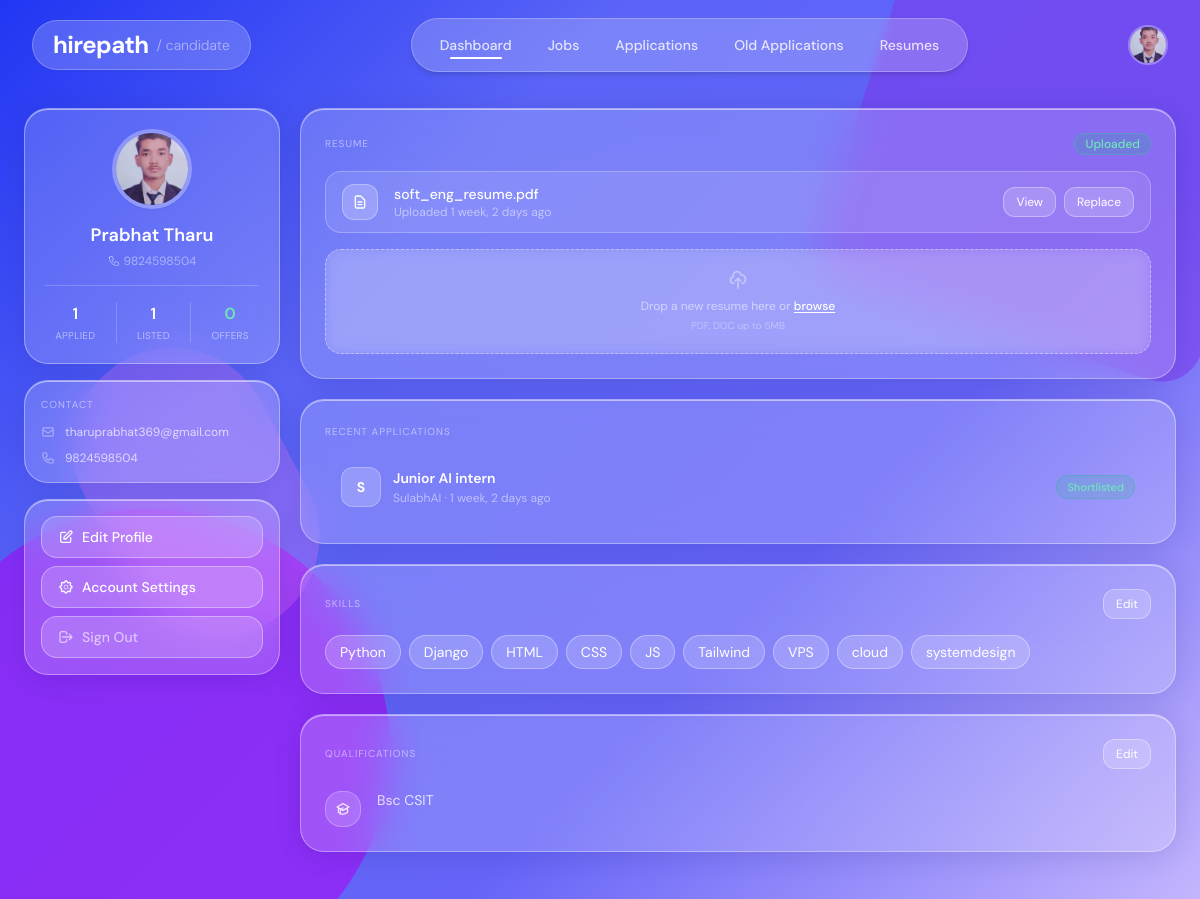
The app's page /dashboard/candidate/ (signed in), older data.
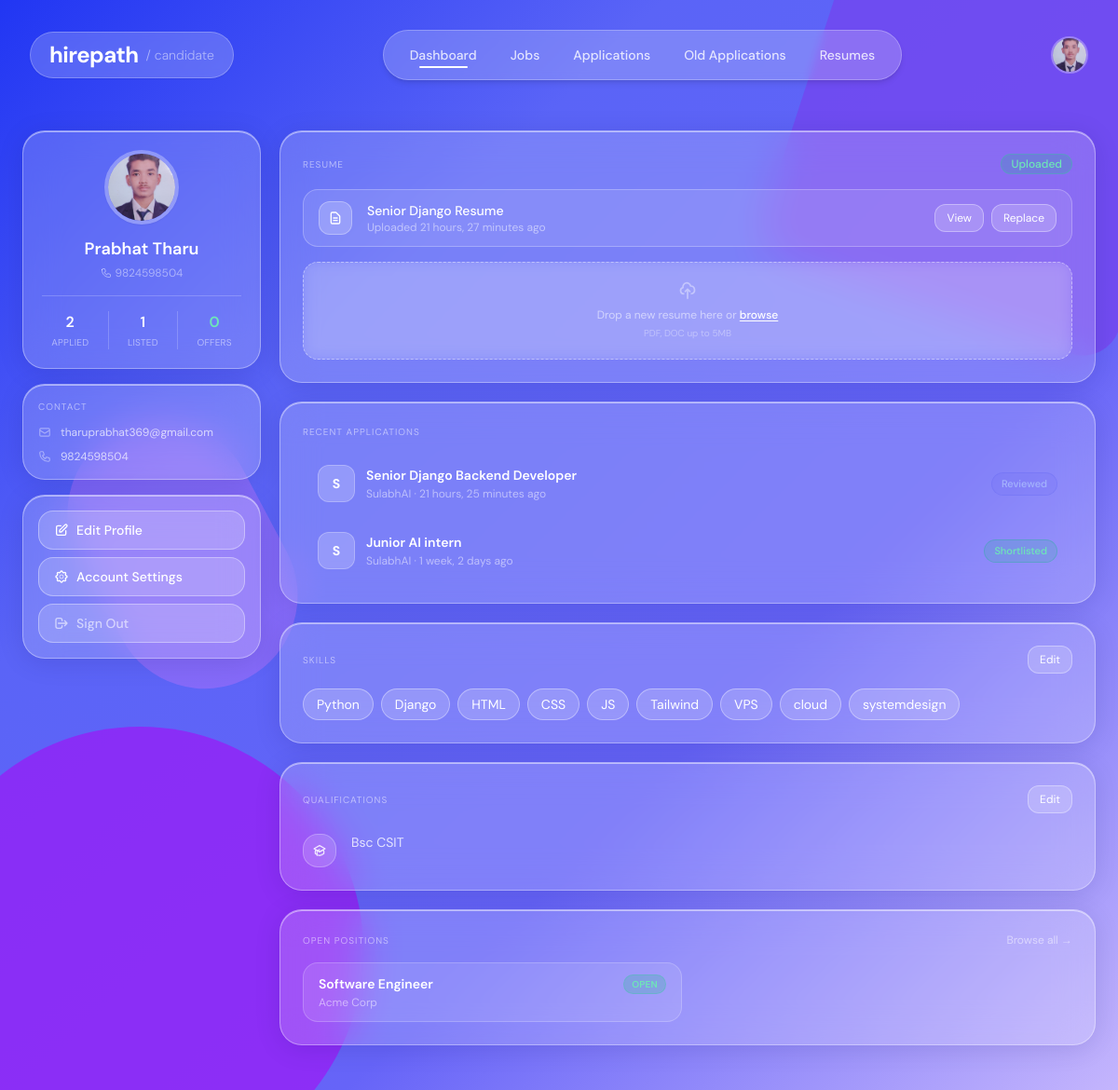
The same page, newer data.
### applications/models.py (models this page shows, shortened)
class Resume(models.Model):
    candidate   = models.ForeignKey(
                    'accounts.CandidateProfile',
                    on_delete=models.CASCADE,
                    related_name="resumes",
                  )
    file        = models.FileField(upload_to="resumes/")
    label       = models.CharField(
                    max_length=100, blank=True,
                    help_text="Optional label, e.g. 'Software Engineer Resume v2'",
                  )
    uploaded_at = models.DateTimeField(auto_now_add=True)
    is_default  = models.BooleanField(default=False)
    class Meta:
        ordering = ["-uploaded_at"]
    @property
    def filename(self):
        return self.file.name.split("/")[-1]

class Application(models.Model):
    class Status(models.TextChoices):
        PENDING     = "pending",     "Pending Review"
        REVIEWED    = "reviewed",    "Reviewed"
        SHORTLISTED = "shortlisted", "Shortlisted"
        REJECTED    = "rejected",    "Rejected"
        HIRED       = "hired",       "Hired"
        WITHDRAWN   = "withdrawn",   "Withdrawn"   # ← was missing, caused 3 view crashes
    candidate    = models.ForeignKey(
                     'accounts.CandidateProfile',
                     on_delete=models.CASCADE,
                     related_name="applications",
                   )
    job          = models.ForeignKey(
                     'jobs.Job',
                     on_delete=models.CASCADE,
                     related_name="applications",
                   )
    resume       = models.ForeignKey(
                     Resume,
                     on_delete=models.SET_NULL,
                     null=True,
                     related_name="applications",
                   )
    cover_letter  = models.TextField(blank=True, help_text="Optional cover letter")
    match_score   = models.FloatField(default=0)
    status        = models.CharField(
                      max_length=20,
                      choices=Status.choices,
                      default=Status.PENDING,
                    )
    company_note  = models.TextField(blank=True)
    score_notes   = models.TextField(blank=True)
    status_note   = models.TextField(blank=True, help_text="Internal note visible to company only")
    applied_at    = models.DateTimeField(auto_now_add=True)
    updated_at    = models.DateTimeField(auto_now=True)
    class Meta:
        constraints = [
            models.UniqueConstraint(fields=["candidate", "job"], name="unique_application")
        ]
        ordering = ["-match_score", "-applied_at"]

### jobs/models.py (models this page shows, shortened)
class Job(models.Model):
    class JobType(models.TextChoices):
        FULL_TIME  = "full_time",  "Full-time"
        PART_TIME  = "part_time",  "Part-time"
        CONTRACT   = "contract",   "Contract"
        INTERNSHIP = "internship", "Internship"
        REMOTE     = "remote",     "Remote"
        HYBRID     = "hybrid",     "Hybrid"
    class Status(models.TextChoices):
        OPEN   = "open",   "Open"
        CLOSED = "closed", "Closed"
        DRAFT  = "draft",  "Draft"
    class QualificationLevel(models.TextChoices):
        ANY      = "",         "Any / Not specified"
        DIPLOMA  = "diploma",  "Diploma"
        BACHELOR = "bachelor", "Bachelor's Degree"
        MASTER   = "master",   "Master's Degree"
        PHD      = "phd",      "PhD / Doctorate"
    company          = models.ForeignKey(
                         CompanyProfile,
                         on_delete=models.CASCADE,
                         related_name="jobs"
                       )
    title            = models.CharField(max_length=255)
    description      = models.TextField()
    requirements     = models.TextField(blank=True, help_text="Detailed role requirements")
    responsibilities = models.TextField(blank=True, help_text="Key responsibilities")
    experience_required    = models.IntegerField(
                               default=0,
                               help_text="Minimum years of experience required"
                             )
    qualification_required = models.CharField(
                               max_length=20,
                               choices=QualificationLevel.choices,
                               default=QualificationLevel.ANY,
                               blank=True,
                               help_text="Minimum qualification level required"
                             )
    open_positions   = models.PositiveIntegerField(
                         default=1,
                         help_text="Number of open positions for this role"
                       )
    skills           = models.ManyToManyField(Skill, blank=True)
    location         = models.CharField(max_length=255, blank=True)
    job_type         = models.CharField(
                         max_length=20,
                         choices=JobType.choices,
                         default=JobType.FULL_TIME
                       )
    salary_min       = models.PositiveIntegerField(null=True, blank=True)
    salary_max       = models.PositiveIntegerField(null=True, blank=True)
    salary_currency  = models.CharField(max_length=10, default="NPR")
    status           = models.CharField(
                         max_length=10,
                         choices=Status.choices,
                         default=Status.OPEN
                       )
    deadline         = models.DateField(null=True, blank=True)
    created_at       = models.DateTimeField(auto_now_add=True)
    updated_at       = models.DateTimeField(auto_now=True)
    results_published    = models.BooleanField(default=False)
    shortlist_email_sent = models.BooleanField(default=False)
    class Meta:
        ordering = ["-created_at"]

### accounts/models.py (models this page shows, shortened)
class CompanyProfile(models.Model):
    user         = models.OneToOneField(User, on_delete=models.CASCADE)
    phone           = models.CharField(max_length=20, blank=True)
    company_name = models.CharField(max_length=255)
    description  = models.TextField()
    website      = models.URLField(blank=True, null=True)
    location     = models.CharField(max_length=255, blank=True, null=True)
    logo         = models.ImageField(upload_to='company_logos/', blank=True, null=True)

class CandidateProfile(models.Model):
    user            = models.OneToOneField(User, on_delete=models.CASCADE)
    phone           = models.CharField(max_length=20, blank=True)
    about           = models.TextField(blank=True)
    education       = models.TextField(blank=True)
    experience      = models.IntegerField(default=0)
    skills          = models.TextField(blank=True)
    profile_picture = models.ImageField(
                        upload_to='profile_pictures/',
                        blank=True,
                        null=True,
                      )

### accounts/views.py (the view)
# urls.py: path("dashboard/candidate/", views.candidate_dashboard,      name="candidate_dashboard"),
@login_required
def candidate_dashboard(request):
    candidate = CandidateProfile.objects.filter(user=request.user).first()
    if not candidate:
        return redirect('company_dashboard')
    applications = (
        Application.objects
        .filter(candidate=candidate)
        .select_related('job__company', 'resume')
        .order_by('-applied_at')
    )
    total       = applications.count()
    pending     = applications.filter(status=Application.Status.PENDING).count()
    shortlisted = applications.filter(status=Application.Status.SHORTLISTED).count()
    offered     = applications.filter(status=Application.Status.HIRED).count()
    recent_applications = (
        applications
        .exclude(status=Application.Status.WITHDRAWN)
        [:5]
    )
    recent_jobs = (
        Job.objects
        .filter(status=Job.Status.OPEN)
        .prefetch_related('skills')
        .order_by('-created_at')[:6]
    )
    skills_list = [
        s.strip()
        for s in (candidate.skills or '').split(',')
        if s.strip()
    ]
    education_list = [
        line.strip()
        for line in (candidate.education or '').splitlines()
        if line.strip()
    ]
    return render(request, 'accounts/candidate_dashboard.html', {
        'candidate':           candidate,
        'total':               total,
        'pending':             pending,
        'shortlisted':         shortlisted,
        'offered':             offered,
        'recent_applications': recent_applications,
        'recent_jobs':         recent_jobs,
        'has_resumes':         candidate.resumes.exists(),
        'skills_list':         skills_list,
        'education_list':      education_list,
    })

### jobs/context_processors.py (called while the page is built)
def to_shortlist_count(request):
    if not request.user.is_authenticated:
        return {}
    try:
        company = CompanyProfile.objects.get(user=request.user)
        count = Job.objects.filter(
            company=company,
            results_published=True,
            shortlist_email_sent=False,
        ).count()
        return {'to_shortlist_count': count}
    except CompanyProfile.DoesNotExist:
        return {}

### templates/accounts/candidate_dashboard.html (shortened to what the changed rows need)
{% extends "candidate_base.html" %}
{% block nav_avatar %}
{% if candidate.profile_picture %}
  <img src="{{ candidate.profile_picture.url }}" alt="Profile"
       class="h-10 w-10 rounded-full border-2 border-white/30 object-cover hover:opacity-90 transition-all"/>
{% endif %}
{% endblock %}
{% block main_content %}
<main class="relative z-10 max-w-7xl mx-auto px-4 md:px-6 pt-[12vh] pb-12">
  <div class="flex flex-col lg:flex-row gap-5">
    <aside class="w-full lg:w-64 flex-shrink-0 flex flex-col gap-4">
      <div class="glass rounded-3xl p-5 text-center">
        {% if candidate.profile_picture %}
        <div class="w-20 h-20 mx-auto mb-3">
          <img src="{{ candidate.profile_picture.url }}" alt="Profile"
               class="w-20 h-20 rounded-full border-4 border-white/30 object-cover shadow-sm"/>
        </div>
        {% else %}
        <div class="w-20 h-20 mx-auto mb-3 rounded-full bg-white/20 border-4 border-white/30 flex items-center justify-center text-3xl font-bold text-white select-none">
          {{ request.user.first_name|first|default:request.user.username|first|upper }}{{ request.user.last_name|first|upper }}
        </div>
        {% endif %}
        <p class="text-lg text-white font-semibold">
          {{ request.user.get_full_name|default:request.user.username }}
        </p>
        {% if candidate.phone %}
        <p class="text-xs text-white/45 mt-1 flex items-center justify-center gap-1">
          {{ candidate.phone }}
        </p>
        {% endif %}
        <div class="mt-4 pt-4 border-t border-white/20 flex justify-around text-center">
          <div>
            <p class="text-base font-semibold text-white">{{ total }}</p>
            <p class="text-[10px] text-white/50 uppercase tracking-wide mt-0.5">Applied</p>
          </div>
          <div>
          </div>
          <div>
          </div>
        </div>
      </div>
      <div class="glass rounded-3xl p-4">
        <ul class="space-y-2.5 text-sm text-white/70">
          {% if candidate.phone %}
          <li class="flex items-center gap-2.5">
            <span class="text-xs">{{ candidate.phone }}</span>
          </li>
          {% endif %}
        </ul>
      </div>
    </aside>
    <div class="flex-1 flex flex-col gap-5 min-w-0">
      <div class="glass rounded-3xl p-6">
        {% if has_resumes %}
          {% for r in candidate.resumes.all %}{% if r.is_default %}
          <div class="flex items-center gap-4 bg-white/10 border border-white/25 rounded-2xl px-4 py-3 mb-4">
            <div class="w-9 h-9 bg-white/20 border border-white/30 rounded-xl flex items-center justify-center flex-shrink-0">
              <svg class="w-4 h-4 text-white" fill="none" stroke="currentColor" viewBox="0 0 24 24">
                <path stroke-linecap="round" stroke-linejoin="round" stroke-width="2" d="M9 12h6m-6 4h6m2 5H7a2 2 0 01-2-2V5a2 2 0 012-2h5.586a1 1 0 01.707.293l5.414 5.414a1 1 0 01.293.707V19a2 2 0 01-2 2z"/>
              </svg>
            </div>
            <div class="flex-1 min-w-0">
              <p class="text-sm font-medium text-white truncate">{{ r.label|default:r.filename }}</p>
              <p class="text-xs text-white/50">Uploaded {{ r.uploaded_at|timesince }} ago</p>
            </div>
            <div class="flex gap-2 flex-shrink-0">
              <a href="{{ r.file.url }}" target="_blank" class="action-btn text-xs px-3 py-1.5 rounded-xl">View</a>
              <a href="{% url 'resume_manager' %}" class="action-btn text-xs px-3 py-1.5 rounded-xl">Replace</a>
            </div>
          </div>
          {% endif %}{% endfor %}
        {% endif %}
      </div>
      <div class="glass rounded-3xl p-6">
        {% if recent_applications %}
        <div class="space-y-2">
          {% for app in recent_applications %}
          <div class="flex items-center gap-3 bg-white/8 hover:bg-white/15 rounded-2xl px-4 py-3 transition-all">
            <div class="w-10 h-10 rounded-xl bg-white/20 border border-white/25 flex items-center justify-center font-bold text-white text-sm flex-shrink-0 select-none">
              {{ app.job.company.company_name|first|upper }}
            </div>
            <div class="flex-1 min-w-0">
              <p class="text-sm font-semibold text-white truncate">{{ app.job.title }}</p>
              <p class="text-xs text-white/50 mt-0.5">{{ app.job.company.company_name }} · {{ app.applied_at|timesince }} ago</p>
            </div>
            <span class="badge badge-{{ app.status }} flex-shrink-0">{{ app.get_status_display }}</span>
          </div>
          {% endfor %}
        </div>
        {% endif %}
      </div>
      {% if skills_list %}
      <div class="glass rounded-3xl p-6">
        <div class="flex flex-wrap gap-2">
          {% for skill in skills_list %}
          <span class="skill-tag text-sm px-3.5 py-1.5 rounded-full cursor-default">{{ skill|truncatechars:25 }}</span>
          {% endfor %}
        </div>
      </div>
      {% endif %}
      {% if education_list %}
      <div class="glass rounded-3xl p-6">
        <div class="space-y-4">
          {% for entry in education_list %}
          <div class="flex gap-4">
            <div class="w-9 h-9 rounded-2xl bg-white/15 border border-white/25 flex items-center justify-center flex-shrink-0 mt-0.5">
            </div>
            <div class="flex-1">
              <p class="text-sm text-white/80 leading-relaxed">{{ entry }}</p>
            </div>
          </div>
          {% endfor %}
        </div>
      </div>
      {% endif %}
      {% if recent_jobs %}
      <div class="glass rounded-3xl p-6">
        <div class="flex items-center justify-between mb-4">
          <p class="text-[10px] text-white/50 uppercase tracking-widest">Open Positions</p>
          <a href="{% url 'job_list' %}" class="text-xs text-white/50 hover:text-white transition-colors">Browse all →</a>
        </div>
        <div class="grid grid-cols-1 sm:grid-cols-2 gap-3">
          {% for job in recent_jobs %}
          <a href="{% url 'job_detail' job.id %}"
             class="group flex flex-col gap-2 bg-white/10 hover:bg-white/20 border border-white/20 hover:border-white/40 rounded-2xl px-4 py-3 transition-all">
            <div class="flex items-start justify-between gap-2">
              <div class="min-w-0">
                <p class="text-sm font-semibold text-white truncate">{{ job.title }}</p>
                <p class="text-xs text-white/50 mt-0.5">{{ job.company.company_name }}</p>
              </div>
              <span class="text-[10px] text-emerald-300 bg-emerald-500/20 border border-emerald-400/30 px-2 py-0.5 rounded-full font-semibold flex-shrink-0 uppercase tracking-wide">Open</span>
            </div>
          </a>
          {% endfor %}
        </div>
      </div>
      {% endif %}
    </div>
  </div>
</main>
{% endblock %}

Row changes from the older to the newer data that the page shows:
no longer on this page (row edited): Resume: label "soft_eng_resume.pdf", uploaded_at "1 week, 2 days"
added Resume: label "Senior Django Resume", uploaded_at "21 hours, 27 minutes"
added Application: job.company.company_name|first "S", job "Senior Django Backend Developer", job.company.company_name "SulabhAI", applied_at "21 hours, 25 minutes", status "Reviewed"
added Job: title "Software Engineer", company.company_name "Acme Corp"
Text that changed along with them:
{{ total }}: "1" → "2"
text now shown: "OPEN POSITIONS Browse all →"
